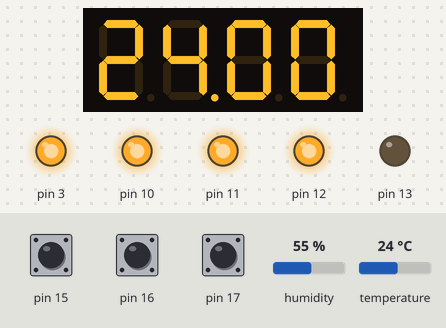
Bench run of a sketch on a simulated Arduino Uno, built with avr-gcc and run on an emulated ATmega328P. Shown: 4-digit seven-segment display, output pins drawn as LEDs (lit = HIGH). Wiring (inferred from the names in the program): DHT11 sensor: data pin 5. Inputs (shaded band) come from the test bench; at power-on: humidity 55 %, temperature 24 °C, pin 15 HIGH, pin 16 HIGH, pin 17 HIGH. What the sketch prints to the serial monitor is not drawn.

Above: at 1.2 s.
1.3 s: humidity set to 22 %
At 10.6 s:
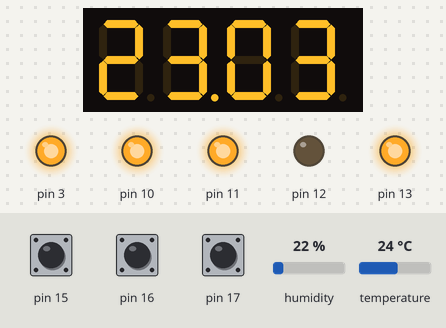
11.5 s: temperature set to 12 °C
At 17.2 s:
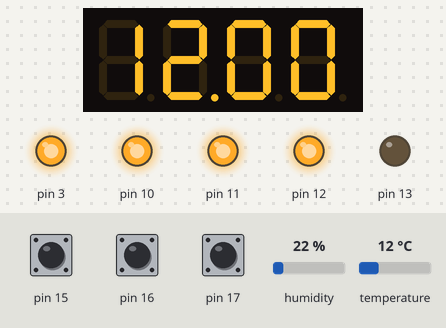
17.5 s: humidity set to 40 %
At 27.3 s:
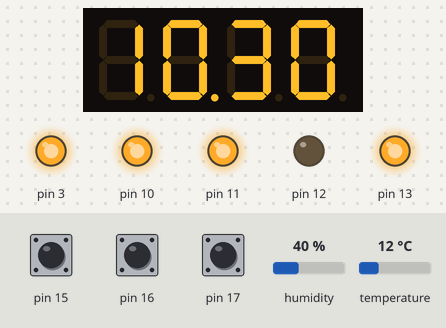
27.6 s: temperature set to 19 °C
At 32.9 s:
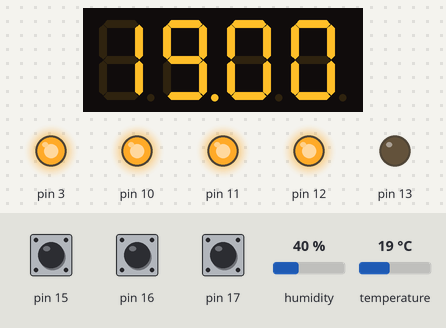
Timing chart, 0 to 34.6 s (numbered marks = the images above; inputs shaded):
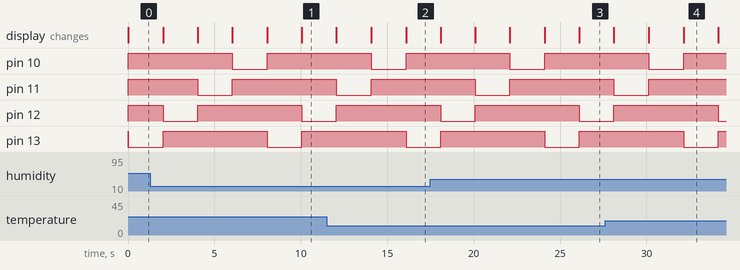

The sketch:

DHT11Sensor.ino
```cpp
// Example testing sketch for various DHT humidity/temperature sensors
// Written by ladyada, public domain

// REQUIRES the following Arduino libraries:
// - DHT Sensor Library: https://github.com/adafruit/DHT-sensor-library
// - Adafruit Unified Sensor Lib: https://github.com/adafruit/Adafruit_Sensor

#include <TimerOne.h>
#include <Wire.h>
#include <MultiFuncShield.h>

#include "DHT.h"

#define DHTPIN 5 // Digital pin connected to the DHT sensor
// Feather HUZZAH ESP8266 note: use pins 3, 4, 5, 12, 13 or 14 --
// Pin 15 can work but DHT must be disconnected during program upload.

// Uncomment whatever type you're using!
#define DHTTYPE DHT11 // DHT 11
// #define DHTTYPE DHT22   // DHT 22  (AM2302), AM2321
//#define DHTTYPE DHT21   // DHT 21 (AM2301)

// Connect pin 1 (on the left) of the sensor to +5V
// NOTE: If using a board with 3.3V logic like an Arduino Due connect pin 1
// to 3.3V instead of 5V!
// Connect pin 2 of the sensor to whatever your DHTPIN is
// Connect pin 4 (on the right) of the sensor to GROUND
// Connect a 10K resistor from pin 2 (data) to pin 1 (power) of the sensor

// Initialize DHT sensor.
// Note that older versions of this library took an optional third parameter to
// tweak the timings for faster processors.  This parameter is no longer needed
// as the current DHT reading algorithm adjusts itself to work on faster procs.
DHT dht(DHTPIN, DHTTYPE);

void setup()
{
    Timer1.initialize();
    MFS.initialize(&Timer1);

    Serial.begin(9600);
    Serial.println(F("DHTxx test!"));

    dht.begin();
}

void loop()
{
    // Wait a few seconds between measurements.
    // delay(2000);

    // Reading temperature or humidity takes about 250 milliseconds!
    // Sensor readings may also be up to 2 seconds 'old' (its a very slow sensor)
    float h = dht.readHumidity();
    // Read temperature as Celsius (the default)
    float t = dht.readTemperature();
    // Read temperature as Fahrenheit (isFahrenheit = true)
    float f = dht.readTemperature(true);

    // Check if any reads failed and exit early (to try again).
    if (isnan(h) || isnan(t) || isnan(f))
    {
        Serial.println(F("Failed to read from DHT sensor!"));
        return;
    }

    // Compute heat index in Fahrenheit (the default)
    // float hif = dht.computeHeatIndex(f, h);
    // Compute heat index in Celsius (isFahreheit = false)
    float hic = dht.computeHeatIndex(t, h, false);

    Serial.print(F("Temperature: "));
    Serial.print(t);
    Serial.print(F(" C "));
    MFS.write((float)t, 2);
    MFS.writeLeds(LED_1, ON);
    MFS.writeLeds(LED_2, OFF);
    MFS.writeLeds(LED_3, OFF);
    MFS.writeLeds(LED_4, OFF);
    delay(2000);

    Serial.print(F(" Heat index: "));
    Serial.print(hic);
    Serial.print(F(" C "));
    MFS.write((float)hic, 2);
    MFS.writeLeds(LED_1, OFF);
    MFS.writeLeds(LED_2, ON);
    MFS.writeLeds(LED_3, OFF);
    MFS.writeLeds(LED_4, OFF);
    delay(2000);

    Serial.print(F(" Temperature: "));
    Serial.print(f);
    Serial.print(F(" F "));
    MFS.write((float)f, 2);
    MFS.writeLeds(LED_1, OFF);
    MFS.writeLeds(LED_2, OFF);
    MFS.writeLeds(LED_3, ON);
    MFS.writeLeds(LED_4, OFF);
    delay(2000);

    Serial.print(F(" Humidity: "));
    Serial.print(h);
    Serial.print(F(" %\n"));
    MFS.write((float)h, 2);
    MFS.writeLeds(LED_1, OFF);
    MFS.writeLeds(LED_2, OFF);
    MFS.writeLeds(LED_3, OFF);
    MFS.writeLeds(LED_4, ON);
    delay(2000);

}
```
